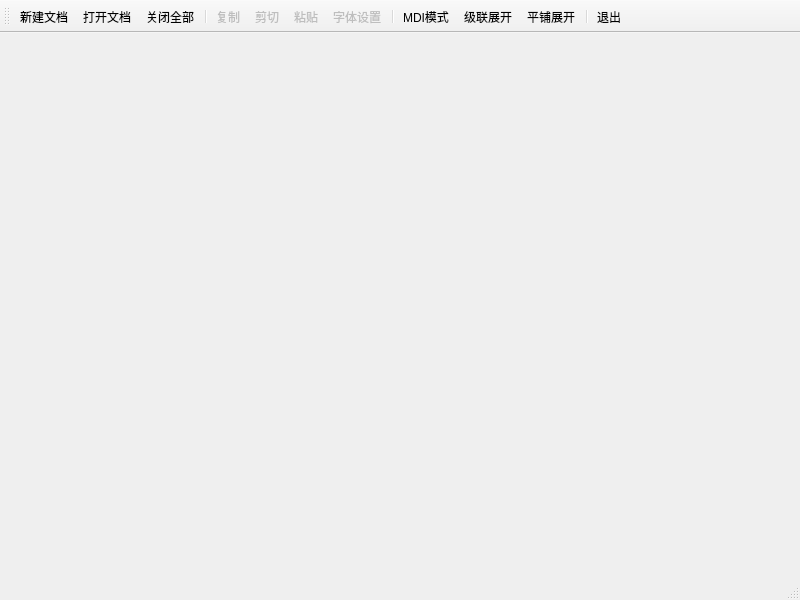
<?xml version="1.0" encoding="UTF-8"?>
<ui version="4.0">
 <class>MainWindow</class>
 <widget class="QMainWindow" name="MainWindow">
  <property name="geometry">
   <rect>
    <x>0</x>
    <y>0</y>
    <width>800</width>
    <height>600</height>
   </rect>
  </property>
  <property name="windowTitle">
   <string>MainWindow</string>
  </property>
  <widget class="QWidget" name="centralwidget"/>
  <widget class="QMenuBar" name="menubar">
   <property name="geometry">
    <rect>
     <x>0</x>
     <y>0</y>
     <width>800</width>
     <height>21</height>
    </rect>
   </property>
  </widget>
  <widget class="QStatusBar" name="statusbar"/>
  <widget class="QToolBar" name="toolBar">
   <property name="windowTitle">
    <string>toolBar</string>
   </property>
   <property name="toolButtonStyle">
    <enum>Qt::ToolButtonTextUnderIcon</enum>
   </property>
   <attribute name="toolBarArea">
    <enum>TopToolBarArea</enum>
   </attribute>
   <attribute name="toolBarBreak">
    <bool>false</bool>
   </attribute>
   <addaction name="actDoc_New"/>
   <addaction name="actDoc_Open"/>
   <addaction name="actCloseALL"/>
   <addaction name="separator"/>
   <addaction name="actCopy"/>
   <addaction name="actCut"/>
   <addaction name="actPaste"/>
   <addaction name="actFont"/>
   <addaction name="separator"/>
   <addaction name="actViewMode"/>
   <addaction name="actCascade"/>
   <addaction name="actTile"/>
   <addaction name="separator"/>
   <addaction name="actQuit"/>
  </widget>
  <action name="actDoc_New">
   <property name="icon">
    <iconset resource="res.qrc">
     <normaloff>:/images/images/100.bmp</normaloff>:/images/images/100.bmp</iconset>
   </property>
   <property name="text">
    <string>新建文档</string>
   </property>
   <property name="toolTip">
    <string>新建文档窗口</string>
   </property>
  </action>
  <action name="actQuit">
   <property name="icon">
    <iconset resource="res.qrc">
     <normaloff>:/images/images/132.bmp</normaloff>:/images/images/132.bmp</iconset>
   </property>
   <property name="text">
    <string>退出</string>
   </property>
   <property name="toolTip">
    <string>退出本系统</string>
   </property>
  </action>
  <action name="actDoc_Open">
   <property name="icon">
    <iconset resource="res.qrc">
     <normaloff>:/images/images/122.bmp</normaloff>:/images/images/122.bmp</iconset>
   </property>
   <property name="text">
    <string>打开文档</string>
   </property>
   <property name="toolTip">
    <string>打开文档</string>
   </property>
  </action>
  <action name="actFont">
   <property name="enabled">
    <bool>false</bool>
   </property>
   <property name="icon">
    <iconset resource="res.qrc">
     <normaloff>:/images/images/506.bmp</normaloff>:/images/images/506.bmp</iconset>
   </property>
   <property name="text">
    <string>字体设置</string>
   </property>
   <property name="toolTip">
    <string>字体设置</string>
   </property>
  </action>
  <action name="actCut">
   <property name="enabled">
    <bool>false</bool>
   </property>
   <property name="icon">
    <iconset resource="res.qrc">
     <normaloff>:/images/images/200.bmp</normaloff>:/images/images/200.bmp</iconset>
   </property>
   <property name="text">
    <string>剪切</string>
   </property>
   <property name="toolTip">
    <string>剪切</string>
   </property>
  </action>
  <action name="actCopy">
   <property name="enabled">
    <bool>false</bool>
   </property>
   <property name="icon">
    <iconset resource="res.qrc">
     <normaloff>:/images/images/202.bmp</normaloff>:/images/images/202.bmp</iconset>
   </property>
   <property name="text">
    <string>复制</string>
   </property>
   <property name="toolTip">
    <string>复制</string>
   </property>
  </action>
  <action name="actPaste">
   <property name="enabled">
    <bool>false</bool>
   </property>
   <property name="icon">
    <iconset resource="res.qrc">
     <normaloff>:/images/images/204.bmp</normaloff>:/images/images/204.bmp</iconset>
   </property>
   <property name="text">
    <string>粘贴</string>
   </property>
   <property name="toolTip">
    <string>粘贴</string>
   </property>
  </action>
  <action name="actViewMode">
   <property name="checkable">
    <bool>true</bool>
   </property>
   <property name="icon">
    <iconset resource="res.qrc">
     <normaloff>:/images/images/230.bmp</normaloff>:/images/images/230.bmp</iconset>
   </property>
   <property name="text">
    <string>MDI模式</string>
   </property>
   <property name="toolTip">
    <string>窗口模式或页面模式</string>
   </property>
  </action>
  <action name="actCascade">
   <property name="icon">
    <iconset resource="res.qrc">
     <normaloff>:/images/images/400.bmp</normaloff>:/images/images/400.bmp</iconset>
   </property>
   <property name="text">
    <string>级联展开</string>
   </property>
   <property name="toolTip">
    <string>窗口级联展开</string>
   </property>
  </action>
  <action name="actTile">
   <property name="icon">
    <iconset resource="res.qrc">
     <normaloff>:/images/images/406.bmp</normaloff>:/images/images/406.bmp</iconset>
   </property>
   <property name="text">
    <string>平铺展开</string>
   </property>
   <property name="toolTip">
    <string>窗口平铺展开</string>
   </property>
  </action>
  <action name="actCloseALL">
   <property name="icon">
    <iconset resource="res.qrc">
     <normaloff>:/images/images/128.bmp</normaloff>:/images/images/128.bmp</iconset>
   </property>
   <property name="text">
    <string>关闭全部</string>
   </property>
   <property name="toolTip">
    <string>关闭所有窗口</string>
   </property>
  </action>
 </widget>
 <resources>
  <include location="res.qrc"/>
 </resources>
 <connections/>
</ui>
